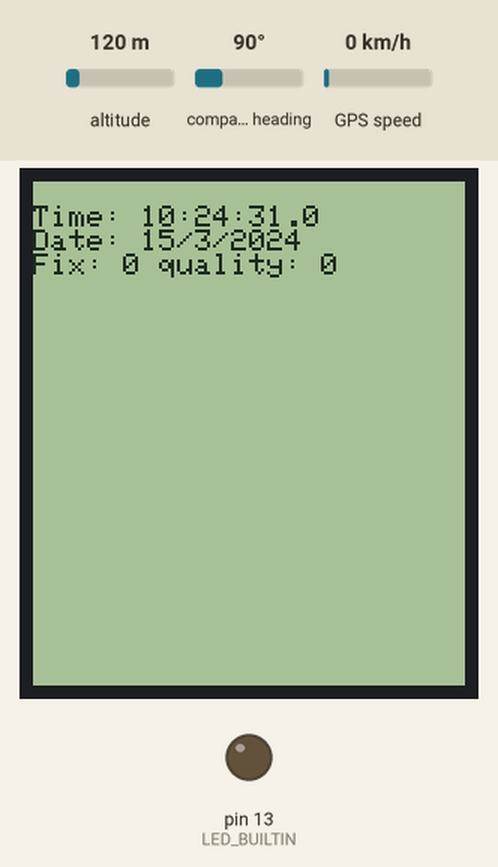
This sketch was run on a simulated Arduino Leonardo, built with avr-gcc and run on an emulated ATmega32U4. Shown: 144×168 one-colour display, output pins drawn as LEDs (lit = HIGH). The test bench sets the inputs (shaded band); at power-on: altitude 120 m, compass heading 90°, GPS speed 0 km/h. The GPS gets a fix after 3 s at 37.7749, -122.4194 with 8 satellites; what the sketch prints to the serial monitor is not drawn.

Above: at 1.4 s.
2.4 s: altitude set to 20 m
At 4.0 s:
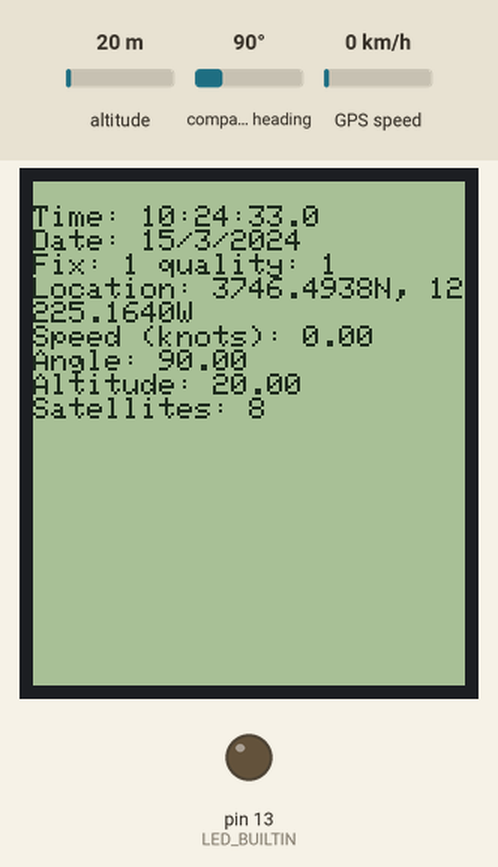
6.7 s: compass heading set to 7°
At 7.7 s:
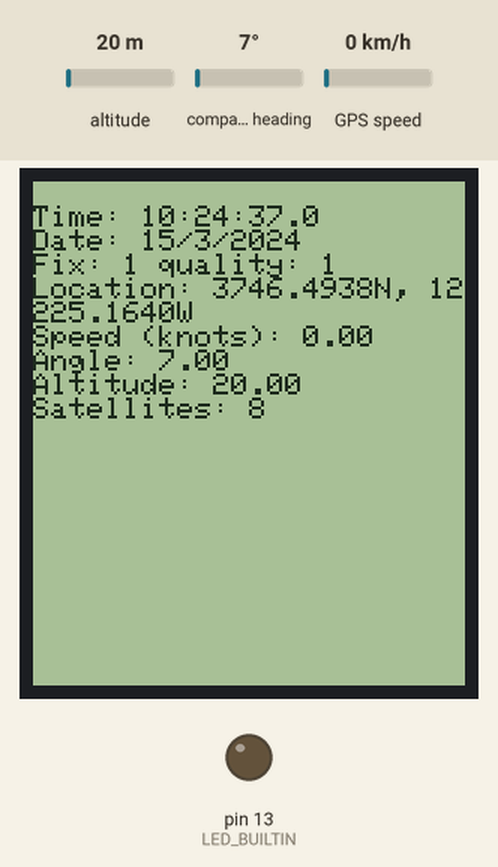
9.7 s: GPS speed set to 2 km/h
At 11.0 s:
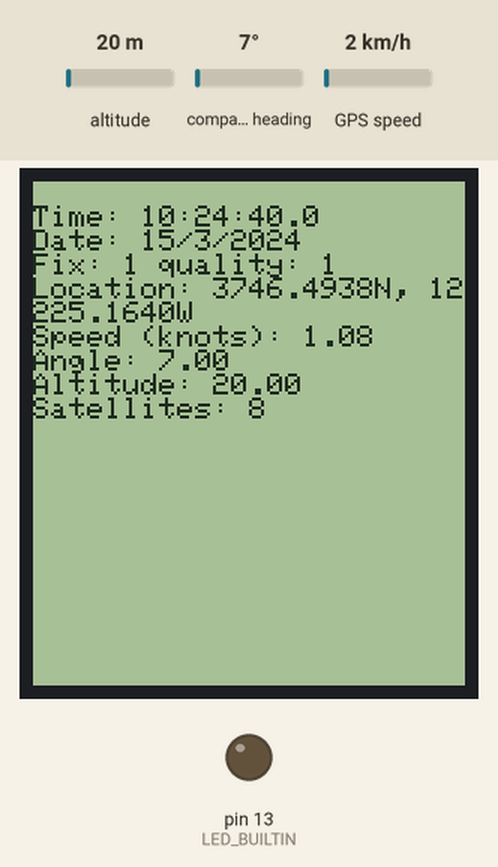
12.7 s: altitude set to 250 m
At 13.7 s:
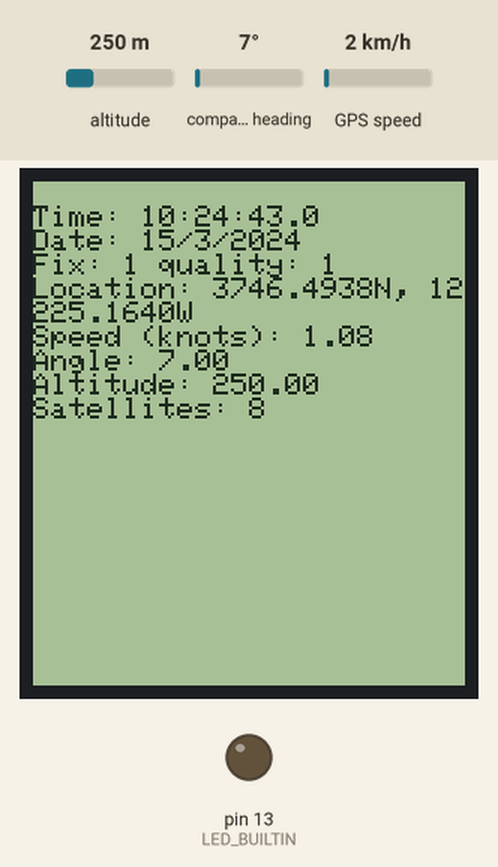
Timing chart, 0 to 15.7 s (numbered marks = the images above; inputs shaded):
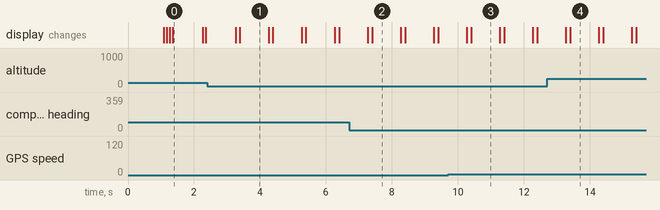

The sketch:

main.ino
```cpp
#include <Adafruit_GFX.h>
#include <Adafruit_SharpMem.h>

// any pins can be used
#define SHARP_SCK  12
#define SHARP_MOSI 11
#define SHARP_SS   10

// Set the size of the display here, e.g. 144x168!
Adafruit_SharpMem display(SHARP_SCK, SHARP_MOSI, SHARP_SS, 144, 168);
// The currently-available SHARP Memory Display (144x168 pixels)
// requires > 4K of microcontroller RAM

#define BLACK 0
#define WHITE 1

#include <Adafruit_GPS.h>

// what's the name of the hardware serial port?
#define GPSSerial Serial1

// Connect to the GPS on the hardware port
Adafruit_GPS GPS(&GPSSerial);

// Set GPSECHO to 'false' to turn off echoing the GPS data to the Serial console
// Set to 'true' if you want to debug and listen to the raw GPS sentences
#define GPSECHO true

uint32_t timer = millis();

void setup() {
  Serial.begin(115200);
  Serial.println("Adafruit GPS library basic test!");

  // 9600 NMEA is the default baud rate for Adafruit MTK GPS's- some use 4800
  GPS.begin(9600);
  // uncomment this line to turn on RMC (recommended minimum) and GGA (fix data) including altitude
  GPS.sendCommand(PMTK_SET_NMEA_OUTPUT_RMCGGA);
  // uncomment this line to turn on only the "minimum recommended" data
  //GPS.sendCommand(PMTK_SET_NMEA_OUTPUT_RMCONLY);
  // For parsing data, we don't suggest using anything but either RMC only or RMC+GGA since
  // the parser doesn't care about other sentences at this time
  // Set the update rate
  GPS.sendCommand(PMTK_SET_NMEA_UPDATE_1HZ); // 1 Hz update rate
  // For the parsing code to work nicely and have time to sort thru the data, and
  // print it out we don't suggest using anything higher than 1 Hz

  // Request updates on antenna status, comment out to keep quiet
  GPS.sendCommand(PGCMD_ANTENNA);

  delay(1000);

  // Ask for firmware version
  GPSSerial.println(PMTK_Q_RELEASE);

  // start & clear the display
  display.begin();
  display.clearDisplay();
  display.setTextSize(2);
  display.setTextColor(BLACK);
  display.setCursor(0,0);
  display.println("ActionWatch 1.0");
  display.refresh();

  // led
  pinMode(LED_BUILTIN, OUTPUT);
}

void loop() {
  // read data from the GPS in the 'main loop'
  char c = GPS.read();
  // if you want to debug, this is a good time to do it!
  if (GPSECHO)
    if (c) Serial.print(c);
  // if a sentence is received, we can check the checksum, parse it...
  if (GPS.newNMEAreceived()) {
    if (!GPS.parse(GPS.lastNMEA())) // this also sets the newNMEAreceived() flag to false
      return; // we can fail to parse a sentence in which case we should just wait for another
  }
  // if millis() or timer wraps around, we'll just reset it
  if (timer > millis()) timer = millis();

  // approximately every 2 seconds or so, print out the current stats
  if (millis() - timer > 1000) {
    timer = millis(); // reset the timer
    display.clearDisplay();
    display.setTextSize(1);
    display.setTextColor(BLACK);
    display.setCursor(0,0);
    display.print("\nTime: ");
    display.print(GPS.hour, DEC); display.print(':');
    display.print(GPS.minute, DEC); display.print(':');
    display.print(GPS.seconds, DEC); display.print('.');
    display.println(GPS.milliseconds);
    display.print("Date: ");
    display.print(GPS.day, DEC); display.print('/');
    display.print(GPS.month, DEC); display.print("/20");
    display.println(GPS.year, DEC);
    display.print("Fix: "); display.print((int)GPS.fix);
    display.print(" quality: "); display.println((int)GPS.fixquality);
    if (GPS.fix) {
      display.print("Location: ");
      display.print(GPS.latitude, 4); display.print(GPS.lat);
      display.print(", ");
      display.print(GPS.longitude, 4); display.println(GPS.lon);
      display.print("Speed (knots): "); display.println(GPS.speed);
      display.print("Angle: "); display.println(GPS.angle);
      display.print("Altitude: "); display.println(GPS.altitude);
      display.print("Satellites: "); display.println((int)GPS.satellites);
    }
    display.refresh();
  }
}
```

Measured:
- what the display in image 0 shows lasts 0.9 s, from 1.4 s to 2.3 s
